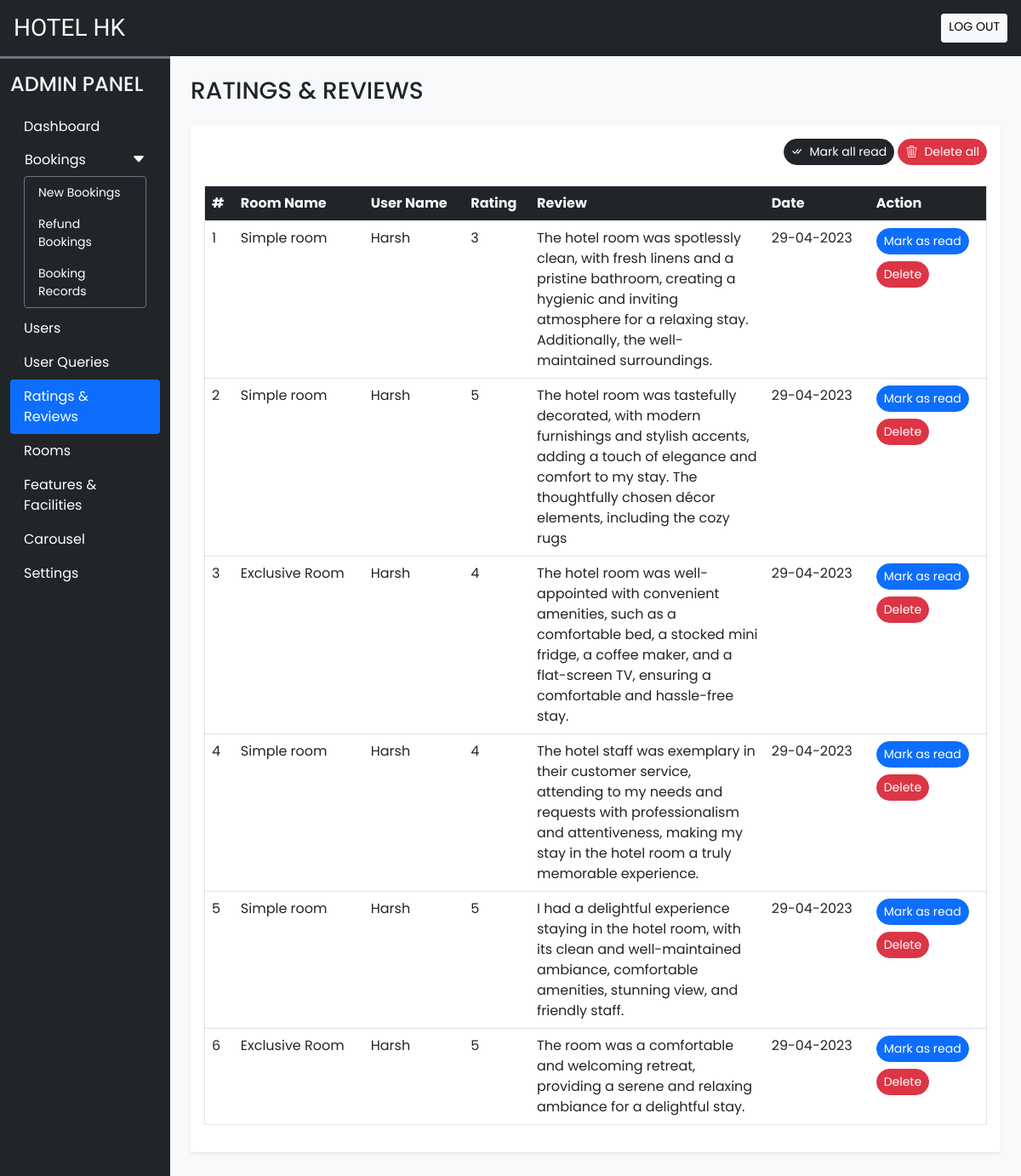
Page /admin/rate_review.php (signed in) on the committed database.
### tables this page shows
CREATE TABLE `rating_review` (
  `sr_no` int(11) NOT NULL,
  `booking_id` int(11) NOT NULL,
  `room_id` int(11) NOT NULL,
  `user_id` int(11) NOT NULL,
  `rating` int(11) NOT NULL,
  `review` varchar(200) NOT NULL,
  `seen` int(11) NOT NULL DEFAULT 0,
  `datentime` datetime NOT NULL DEFAULT current_timestamp()
);

CREATE TABLE `rooms` (
  `id` int(11) NOT NULL,
  `name` varchar(150) NOT NULL,
  `area` int(11) NOT NULL,
  `price` int(11) NOT NULL,
  `quantity` int(11) NOT NULL,
  `adult` int(11) NOT NULL,
  `children` int(11) NOT NULL,
  `description` varchar(350) NOT NULL,
  `status` tinyint(4) NOT NULL DEFAULT 1,
  `removed` int(11) NOT NULL DEFAULT 0
);

CREATE TABLE `user_cred` (
  `id` int(11) NOT NULL,
  `name` varchar(100) NOT NULL,
  `email` varchar(150) NOT NULL,
  `address` varchar(120) NOT NULL,
  `phonenum` varchar(10) NOT NULL,
  `pincode` int(6) NOT NULL,
  `dob` date NOT NULL,
  `profile` varchar(100) NOT NULL,
  `password` varchar(200) NOT NULL,
  `is_verified` int(11) NOT NULL DEFAULT 0,
  `token` varchar(200) DEFAULT NULL,
  `t_expire` date DEFAULT NULL,
  `status` int(11) NOT NULL DEFAULT 1,
  `datentime` datetime NOT NULL DEFAULT current_timestamp()
);

### admin/rate_review.php (the view, shortened to what this page needs)
<!DOCTYPE html>
<html lang="en">
<head>
    <?php require('inc/links.php'); ?>
</head>
<body class="bg-light">
    <?php require('inc/header.php'); ?>
    <div class="container-fluid" id="main-content">
        <div class="row">
            <div class="col-lg-10 ms-auto p-4 overflow-hidden">
                <h3 class="mb-4">RATINGS & REVIEWS</h3>
                <div class="card border-0 shadow-sm mb-4">
                    <div class="card-body">
                        <div class="text-end mb-4">
                            <a href="?seen=all" class='btn btn-dark rounded-pill shadow-none btn-sm'>
                                <i class="bi bi-check-all me-2"></i>Mark all read</a>
                            <a href="?del=all" class='btn btn-danger rounded-pill shadow-none btn-sm'>
                                <i class="bi bi-trash3 me-2"></i>Delete all</a>
                        </div>
                        <div class="table-responsive-md">
                            <table class="table table-hover border">
                                <thead>
                                    <tr class="bg-dark text-light">
                                    <th scope="col">#</th>
                                    <th scope="col">Room Name</th>
                                    <th scope="col">User Name</th>
                                    <th scope="col">Rating</th>
                                    <th scope="col" width="30%">Review</th>
                                    <th scope="col">Date</th>
                                    <th scope="col" width="15%">Action</th>
                                    </tr>
                                </thead>
                                <tbody>
                                    <?php
                                        $q = "SELECT rr.*,uc.name AS uname, r.name AS rname
                                            FROM `rating_review` rr
                                            INNER JOIN `user_cred` uc ON rr.user_id = uc.id
                                            INNER JOIN `rooms` r ON rr.room_id = r.id
                                            ORDER BY `sr_no` DESC";
                                        $data = mysqli_query($con,$q);
                                        $i=1;
                                        while ($row = mysqli_fetch_assoc($data)) {
                                            $date = date('d-m-Y',strtotime($row['datentime']));
                                            $seen='';
                                            if ($row['seen']!=1) {
                                                $seen = "<a href='?seen=$row[sr_no]' class='btn btn-sm rounded-pill btn-primary mb-2'>Mark as read</a><br>";
                                            }
                                            $seen.= "<a href='?del=$row[sr_no]' class='btn btn-sm rounded-pill btn-danger'>Delete</a><br>";
                                            echo <<<query
                                                <tr>
                                                    <td>$i</td>
                                                    <td>$row[rname]</td>
                                                    <td>$row[uname]</td>
                                                    <td>$row[rating]</td>
                                                    <td>$row[review]</td>
                                                    <td>$date</td>
                                                    <td>$seen</td>
                                                </tr>
                                            query;
                                            $i++;
                                        }
                                    ?>
                                </tbody>
                            </table>
                        </div>
                    </div>
                </div>
            </div>
        </div>
    </div>
</body>
</html>

### admin/css/common.css (style rules this page uses)
:root { --teal: #2ec1ac; --teal_hover: #279e8c; }
* { font-family: 'Poppins', sans-serif; }

### rows in the picture
rating_review: room.name "Simple room", user.name "Harsh", rating "3", review "The hotel room was spotlessly clean, with fresh linens and a pristine bathroom, creating a hygienic and inviting atmosphere for a relaxing stay. Additionally, the well-maintained surroundings.", datentime "29-04-2023"
rating_review: room.name "Simple room", user.name "Harsh", rating "5", review "The hotel room was tastefully decorated, with modern furnishings and stylish accents, adding a touch of elegance and comfort to my stay. The thoughtfully chosen décor elements, including the cozy rugs", datentime "29-04-2023"
rating_review: room.name "Exclusive Room", user.name "Harsh", rating "4", review "The hotel room was well-appointed with convenient amenities, such as a comfortable bed, a stocked mini fridge, a coffee maker, and a flat-screen TV, ensuring a comfortable and hassle-free stay.", datentime "29-04-2023"
rating_review: room.name "Simple room", user.name "Harsh", rating "4", review "The hotel staff was exemplary in their customer service, attending to my needs and requests with professionalism and attentiveness, making my stay in the hotel room a truly memorable experience.", datentime "29-04-2023"
rating_review: room.name "Simple room", user.name "Harsh", rating "5", review "I had a delightful experience staying in the hotel room, with its clean and well-maintained ambiance, comfortable amenities, stunning view, and friendly staff.", datentime "29-04-2023"
rating_review: room.name "Exclusive Room", user.name "Harsh", rating "5", review "The room was a comfortable and welcoming retreat, providing a serene and relaxing ambiance for a delightful stay.", datentime "29-04-2023"
